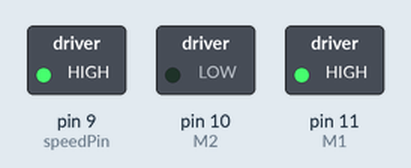
This sketch was run on a simulated Arduino Nano, built with avr-gcc and run on an emulated ATmega328P. Shown: switched loads named in the sketch (green lamp = pin HIGH).

Above: at 2.5 s.
At 7.5 s:
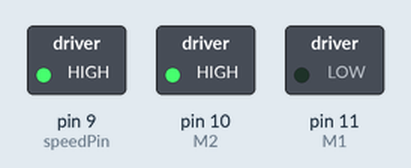
Timing chart, 0 to 11.5 s (numbered marks = the images above):
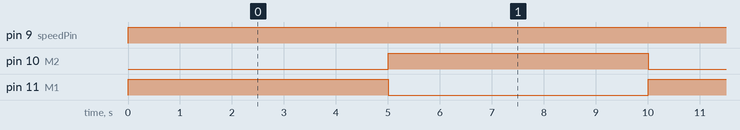

The sketch:

37_DC_Motors.ino
```cpp
int M1 = 11; // chan thuan
int M2 = 10; // chan nghic
int speedPin = 9;
int speed =  255;
void setup() {
  // put your setup code here, to run once:
  pinMode(M1, OUTPUT);
  pinMode(M2, OUTPUT);
  pinMode(speedPin, OUTPUT);
}

void loop() {
  // put your main code here, to run repeatedly:

  // xoay theo chieu thuan
  analogWrite(speedPin, speed);
  digitalWrite(M1,HIGH);
  digitalWrite(M2,LOW);
  delay(5000);

  // xoay theo chieu nghich
  digitalWrite(M1,LOW);
  digitalWrite(M2,HIGH);
  delay(5000);

}
```

Measured:
- by itself, pin 9 (speedPin): LOW → HIGH at 0.00 s
- by itself, pin 10 (M2), pin 11 (M1): alternates HIGH for 5.0 s and LOW for 5.0 s
